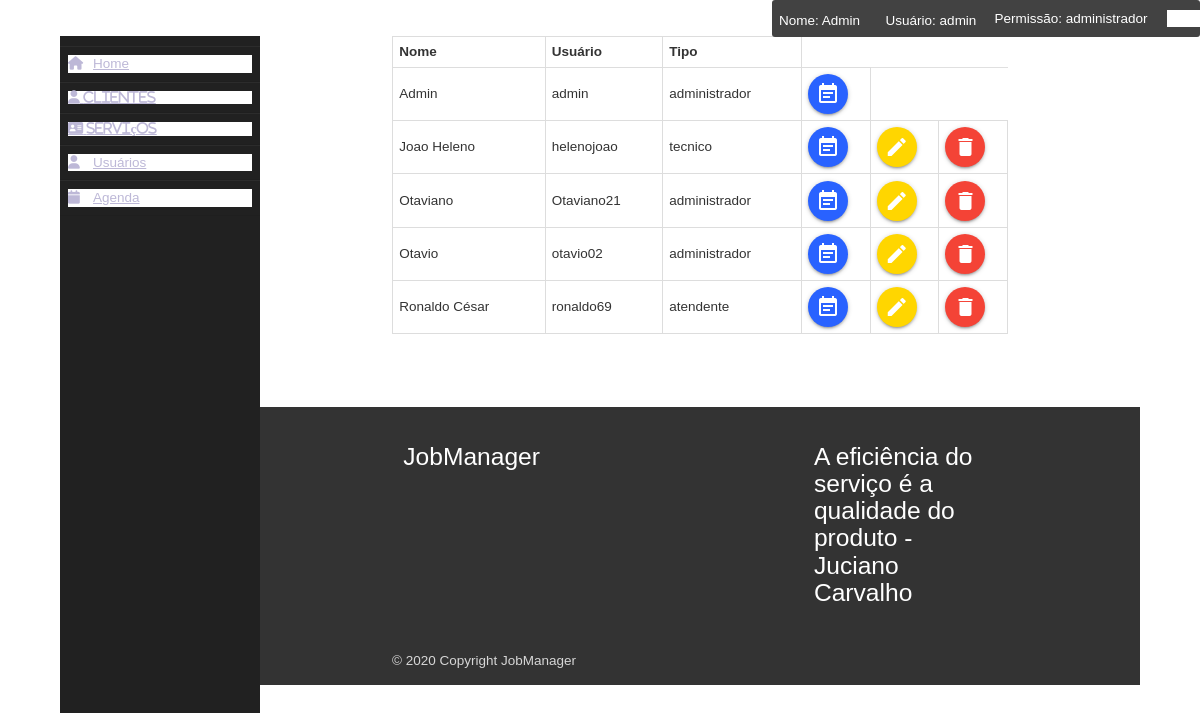
/usuarios/visualizar_usuarios.php (signed in), run on the app's committed database.
### tables this page shows
CREATE TABLE `tela_login` (
  `id` int(11) NOT NULL,
  `nome` varchar(255) NOT NULL,
  `login` varchar(250) NOT NULL,
  `senha` varchar(255) NOT NULL,
  `tipo` varchar(25) NOT NULL
);

### includes/verificacao_login.php (called while the page is built, shortened)
<?php
require_once '../php_action/db_connect.php';
$id = $_SESSION['id_usuario'];
$sql = "SELECT * FROM tela_login WHERE id = '$id'";
$resultado = mysqli_query($connect, $sql);
if (mysqli_num_rows($resultado) > 0) {
	while ($dados = mysqli_fetch_array($resultado)) {
		$nomeUser = $dados['nome'];
		$tipoUser = $dados['tipo'];
		$userName = $dados['login'];
	}
}

### usuarios/visualizar_usuarios.php (the view, shortened to what this page needs)
<?php
include_once '../includes/header.php';
require_once '../php_action/db_connect.php';
if ($tipoUser == 'administrador') {
?>
    <div class="container">
        <div class="row">
            <table class="highlight">
                <thead>
                    <tr>
                        <th>Nome</th>
                        <th>Usuário</th>
                        <th>Tipo</th>
                    </tr>
                </thead>
                <tbody>
                    <?php
                    $sql = "SELECT * FROM tela_login order by nome ASC";
                    $resultado = mysqli_query($connect, $sql);
                    if (mysqli_num_rows($resultado) > 0) {
                        while ($dados = mysqli_fetch_array($resultado)) {
                    ?>
                            <tr>
                                <td><?php echo $dados['nome']; ?></td>
                                <td><?php echo $dados['login']; ?></td>
                                <td><?php echo $dados['tipo']; ?></td>
                                <td><a href="#modal_visu<?php echo $dados['id']; ?>" class="btn-floating  blue accent-4 modal-trigger"><i class="material-icons">event_note</i></a></td>
                                <?php if ($dados['nome'] != 'Admin') { ?>
                                    <td><a href="editar.php?id=<?php echo $dados['id']; ?>" class="btn-floating  yellow accent-4"><i class="material-icons">edit</i></a></td>
                                    <td><a href="#modal_excluir<?php echo $dados['id']; ?>" class="btn-floating  red modal-trigger"><i class="material-icons">delete</i></a></td>
                                <?php }
                                ?>
                            </tr>
                    <?php
                        }
                    }
                    ?>
                </tbody>
            </table>
        </div>
    </div>
<?php
} else {
    echo '<div style="height:70vh">';
    echo '<h2 style="color:red; padding: 2rem; font-weight:500;">Permissão Negada!</h2>';
    echo '</div>';
}
?>
<?php
include_once '../includes/footer.php';

### includes/header.php (shortened to what this page needs)
<?php include '../includes/verificacao_login.php'; ?>
<!DOCTYPE html>
<html lang="pt-br">
<head>
  <link rel="stylesheet" href="../modo_noturno/style.css">
  <link href="../includes/icon.css" rel="stylesheet">
  <link rel="stylesheet" href="../includes/materialize.min.css">
  <link rel="stylesheet" href="../includes/style.css">
</head>
<body>
  <div class="wrapper">
    <div class="user" style="position: fixed; right: 0; top: 0; z-index: 100; background-color: #424242; color: white;display: flex; align-items: center;border-radius: .2rem;">
      <p style="padding: .8rem 1.2rem .5rem .5rem;">Nome: <?php echo $nomeUser; ?></p>
      <p style="padding: .8rem 1.2rem .5rem .5rem;">Usuário: <?php echo $userName; ?></p>
      <p style="padding-right:.5rem;">Permissão: <?php echo $tipoUser; ?></p>
      <a href="http://localhost/tcc/login/" style="padding-right:.5rem;color: white; font-weight: 600; margin-left: .8rem;">Sair</a>
    </div>
    <div class="sidebar">
      <ul>
        <li><a href="../menu/menu.php"><i class="fas fa-home"></i>Home</a></li>
        <div class="menu-departamento" style="color: white;">
          <li class=""><a class=' fas fa-user' href='../gerenciar_cliente'> Clientes</a></li>
          <li class="lista"><a class=' fas fa-address-card' href='#'> Serviços</a></li>
          <?php if ($tipoUser == 'administrador') : ?>
          <li class="lista"><a href="#"><i class="fas fa-user"></i>Usuários</a></li>
          <?php endif; ?>
        </div>
        <li><a href="../calendar_2/index.php"><i class="fas fa-calendar"></i>Agenda</a></li>
      </ul>
    </div>
    <div class="main_content">

### modo_noturno/style.css (style rules this page uses)
*, *::before, *::after { box-sizing: border-box; }
:root { --clr-light: #fffff2; --clr-dark: #011411; --clr-primary: #2a2c27; --clr-secondary: #2b3332; --clr-accent: #ff7750; --foreground: var(--clr-dark); --background: var(--clr-light); --ff-title: "Playfair Display", serif; --ff-body: "Assistant", sans-serif; }
body { background: var(--background); color: var(--foreground); font-family: var(--ff-body); font-size: 18px; line-height: 1.6; }

### includes/header.php (style rules this page uses)
* { margin: 0; padding: 0; box-sizing: border-box; list-style: none; text-decoration: none; }
.wrapper { display: flex; position: relative; }
.wrapper .sidebar { width: 200px; height: 100%; background: #212121; padding: 10px 0px; position: fixed; }
.wrapper .sidebar ul li { padding: 8px; border-bottom: 1px solid #bdb8d7; border-bottom: 1px solid rgba(0, 0, 0, 0.05); border-top: 1px solid rgba(255, 255, 255, 0.05); }
.wrapper .sidebar ul li a { color: #bdb8d7; display: block; }
.wrapper .sidebar ul li a .fas { width: 25px; }
.wrapper .main_content { width: 100%; margin-left: 200px; }

### data on the page
tela_login: nome "Admin", login "admin", tipo "administrador"
tela_login: nome "Joao Heleno", login "helenojoao", tipo "tecnico"
tela_login: nome "Otaviano", login "Otaviano21", tipo "administrador"
tela_login: nome "Otavio", login "otavio02", tipo "administrador"
tela_login: nome "Ronaldo César", login "ronaldo69", tipo "atendente"
